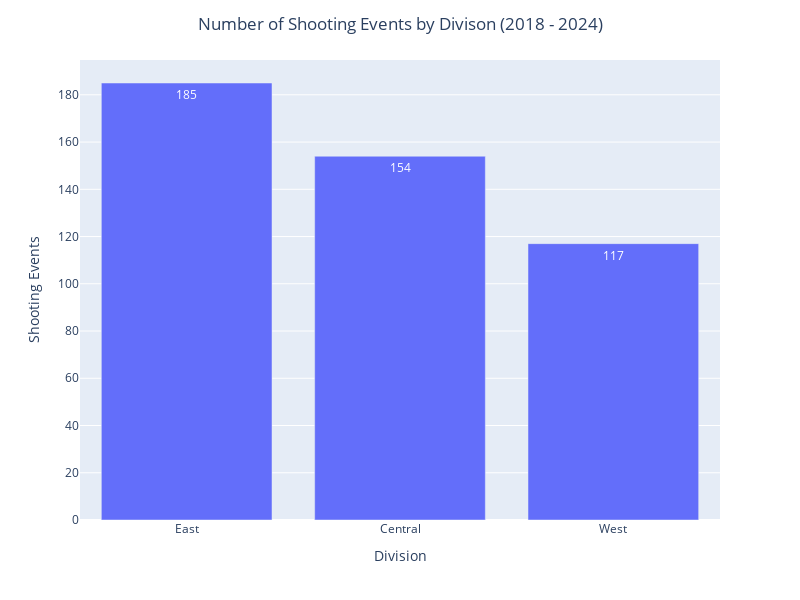

The notebook cell this image was saved under:
### Code cell
figure = px.bar(df_division, x =df_division.index, y = df_division.values,width=800, height=600,
                             text = df_division.values,
                             labels={"y" : 'Shooting Events'},
                             #title= 'Number of Shooting Events by Divison (2018 - 2024)'
)

figure.update_layout(title={
                         'text': 'Number of Shooting Events by Divison (2018 - 2024)',
                         'x': 0.5,  # Center the title horizontally
                         'xanchor': 'center'  # Anchor the title to the center
})

figure

### Figure 1 — Plotly figure (JSON) as saved in the notebook; plotly's stock layout.template omitted (floating-point values rounded to 4 significant figures)
{"data": [{"alignmentgroup": "True", "hovertemplate": "Division=%{x}<br>Shooting Events=%{y}<br>text=%{text}<extra></extra>", "legendgroup": "", "marker": {"color": "#636efa", "pattern": {"shape": ""}}, "name": "", "offsetgroup": "", "orientation": "v", "showlegend": false, "text": [185, 154, 117], "textposition": "auto", "x": ["East", "Central", "West"], "xaxis": "x", "y": [185, 154, 117], "yaxis": "y", "type": "bar"}], "layout": {"xaxis": {"anchor": "y", "domain": [0, 1], "title": {"text": "Division"}}, "yaxis": {"anchor": "x", "domain": [0, 1], "title": {"text": "Shooting Events"}}, "legend": {"tracegroupgap": 0}, "margin": {"t": 60}, "barmode": "relative", "height": 600, "width": 800, "title": {"text": "Number of Shooting Events by Divison (2018 - 2024)", "x": 0.5, "xanchor": "center"}}}
